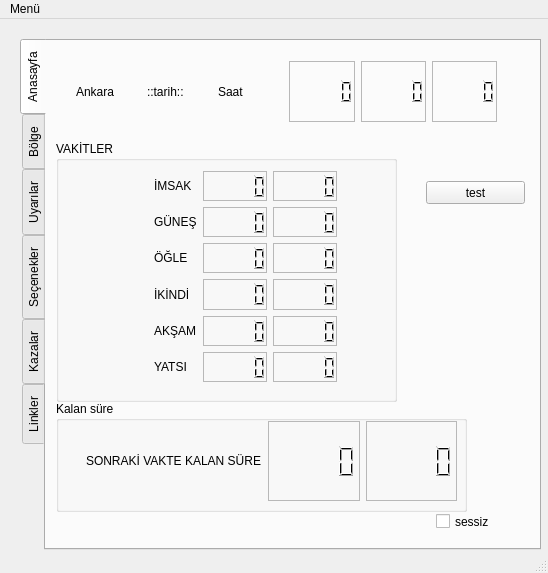
<?xml version="1.0" encoding="UTF-8"?>
<ui version="4.0">
 <class>MainWindow</class>
 <widget class="QMainWindow" name="MainWindow">
  <property name="geometry">
   <rect>
    <x>0</x>
    <y>0</y>
    <width>548</width>
    <height>573</height>
   </rect>
  </property>
  <property name="windowTitle">
   <string>MainWindow</string>
  </property>
  <property name="toolButtonStyle">
   <enum>Qt::ToolButtonIconOnly</enum>
  </property>
  <widget class="QWidget" name="centralwidget">
   <widget class="QWidget" name="gridLayoutWidget">
    <property name="geometry">
     <rect>
      <x>20</x>
      <y>20</y>
      <width>521</width>
      <height>511</height>
     </rect>
    </property>
    <layout class="QGridLayout" name="gridLayout">
     <item row="0" column="0">
      <widget class="QTabWidget" name="tabWidget">
       <property name="enabled">
        <bool>true</bool>
       </property>
       <property name="tabPosition">
        <enum>QTabWidget::West</enum>
       </property>
       <property name="tabShape">
        <enum>QTabWidget::Rounded</enum>
       </property>
       <property name="currentIndex">
        <number>0</number>
       </property>
       <property name="elideMode">
        <enum>Qt::ElideNone</enum>
       </property>
       <property name="documentMode">
        <bool>false</bool>
       </property>
       <property name="movable">
        <bool>true</bool>
       </property>
       <widget class="QWidget" name="tab">
        <attribute name="title">
         <string>Anasayfa</string>
        </attribute>
        <widget class="QGroupBox" name="groupBox_2">
         <property name="geometry">
          <rect>
           <x>10</x>
           <y>100</y>
           <width>341</width>
           <height>261</height>
          </rect>
         </property>
         <property name="title">
          <string>VAKİTLER</string>
         </property>
         <property name="flat">
          <bool>false</bool>
         </property>
         <property name="checkable">
          <bool>false</bool>
         </property>
         <widget class="QWidget" name="gridLayoutWidget_2">
          <property name="geometry">
           <rect>
            <x>50</x>
            <y>30</y>
            <width>231</width>
            <height>211</height>
           </rect>
          </property>
          <layout class="QGridLayout" name="gridLayout_2">
           <item row="6" column="1">
            <widget class="QLabel" name="label_5">
             <property name="text">
              <string>YATSI</string>
             </property>
            </widget>
           </item>
           <item row="5" column="2">
            <widget class="QLCDNumber" name="lcdNumberMaghribHour">
             <property name="frameShape">
              <enum>QFrame::StyledPanel</enum>
             </property>
             <property name="frameShadow">
              <enum>QFrame::Sunken</enum>
             </property>
             <property name="lineWidth">
              <number>1</number>
             </property>
             <property name="smallDecimalPoint">
              <bool>false</bool>
             </property>
             <property name="segmentStyle">
              <enum>QLCDNumber::Filled</enum>
             </property>
            </widget>
           </item>
           <item row="4" column="0">
            <spacer name="horizontalSpacer_3">
             <property name="orientation">
              <enum>Qt::Horizontal</enum>
             </property>
             <property name="sizeHint" stdset="0">
              <size>
               <width>40</width>
               <height>20</height>
              </size>
             </property>
            </spacer>
           </item>
           <item row="3" column="0">
            <spacer name="horizontalSpacer_2">
             <property name="orientation">
              <enum>Qt::Horizontal</enum>
             </property>
             <property name="sizeHint" stdset="0">
              <size>
               <width>40</width>
               <height>20</height>
              </size>
             </property>
            </spacer>
           </item>
           <item row="5" column="1">
            <widget class="QLabel" name="label_4">
             <property name="text">
              <string>AKŞAM</string>
             </property>
            </widget>
           </item>
           <item row="3" column="1">
            <widget class="QLabel" name="label_2">
             <property name="text">
              <string>ÖĞLE</string>
             </property>
            </widget>
           </item>
           <item row="1" column="2">
            <widget class="QLCDNumber" name="lcdNumberFajrHour">
             <property name="frameShape">
              <enum>QFrame::StyledPanel</enum>
             </property>
             <property name="frameShadow">
              <enum>QFrame::Sunken</enum>
             </property>
             <property name="lineWidth">
              <number>1</number>
             </property>
             <property name="smallDecimalPoint">
              <bool>false</bool>
             </property>
             <property name="segmentStyle">
              <enum>QLCDNumber::Filled</enum>
             </property>
            </widget>
           </item>
           <item row="6" column="0">
            <spacer name="horizontalSpacer_5">
             <property name="orientation">
              <enum>Qt::Horizontal</enum>
             </property>
             <property name="sizeHint" stdset="0">
              <size>
               <width>40</width>
               <height>20</height>
              </size>
             </property>
            </spacer>
           </item>
           <item row="2" column="0">
            <spacer name="horizontalSpacer_6">
             <property name="orientation">
              <enum>Qt::Horizontal</enum>
             </property>
             <property name="sizeHint" stdset="0">
              <size>
               <width>40</width>
               <height>20</height>
              </size>
             </property>
            </spacer>
           </item>
           <item row="6" column="2">
            <widget class="QLCDNumber" name="lcdNumberIshaHour">
             <property name="frameShape">
              <enum>QFrame::StyledPanel</enum>
             </property>
             <property name="frameShadow">
              <enum>QFrame::Sunken</enum>
             </property>
             <property name="lineWidth">
              <number>1</number>
             </property>
             <property name="smallDecimalPoint">
              <bool>false</bool>
             </property>
             <property name="segmentStyle">
              <enum>QLCDNumber::Filled</enum>
             </property>
            </widget>
           </item>
           <item row="1" column="1">
            <widget class="QLabel" name="label">
             <property name="text">
              <string>İMSAK</string>
             </property>
            </widget>
           </item>
           <item row="4" column="2">
            <widget class="QLCDNumber" name="lcdNumberAsrHour">
             <property name="frameShape">
              <enum>QFrame::StyledPanel</enum>
             </property>
             <property name="frameShadow">
              <enum>QFrame::Sunken</enum>
             </property>
             <property name="lineWidth">
              <number>1</number>
             </property>
             <property name="smallDecimalPoint">
              <bool>false</bool>
             </property>
             <property name="segmentStyle">
              <enum>QLCDNumber::Filled</enum>
             </property>
            </widget>
           </item>
           <item row="4" column="1">
            <widget class="QLabel" name="label_3">
             <property name="text">
              <string>İKİNDİ</string>
             </property>
            </widget>
           </item>
           <item row="3" column="2">
            <widget class="QLCDNumber" name="lcdNumberDhuhrHour">
             <property name="frameShape">
              <enum>QFrame::StyledPanel</enum>
             </property>
             <property name="frameShadow">
              <enum>QFrame::Sunken</enum>
             </property>
             <property name="lineWidth">
              <number>1</number>
             </property>
             <property name="smallDecimalPoint">
              <bool>false</bool>
             </property>
             <property name="segmentStyle">
              <enum>QLCDNumber::Filled</enum>
             </property>
            </widget>
           </item>
           <item row="5" column="0">
            <spacer name="horizontalSpacer_4">
             <property name="orientation">
              <enum>Qt::Horizontal</enum>
             </property>
             <property name="sizeHint" stdset="0">
              <size>
               <width>40</width>
               <height>20</height>
              </size>
             </property>
            </spacer>
           </item>
           <item row="2" column="1">
            <widget class="QLabel" name="label_24">
             <property name="text">
              <string>GÜNEŞ</string>
             </property>
            </widget>
           </item>
           <item row="2" column="2">
            <widget class="QLCDNumber" name="lcdNumberSunriseHour">
             <property name="frameShape">
              <enum>QFrame::StyledPanel</enum>
             </property>
             <property name="frameShadow">
              <enum>QFrame::Sunken</enum>
             </property>
             <property name="lineWidth">
              <number>1</number>
             </property>
             <property name="smallDecimalPoint">
              <bool>false</bool>
             </property>
             <property name="segmentStyle">
              <enum>QLCDNumber::Filled</enum>
             </property>
            </widget>
           </item>
           <item row="1" column="0">
            <spacer name="horizontalSpacer">
             <property name="orientation">
              <enum>Qt::Horizontal</enum>
             </property>
             <property name="sizeHint" stdset="0">
              <size>
               <width>40</width>
               <height>20</height>
              </size>
             </property>
            </spacer>
           </item>
           <item row="6" column="3">
            <widget class="QLCDNumber" name="lcdNumberIshaMinute">
             <property name="frameShape">
              <enum>QFrame::StyledPanel</enum>
             </property>
             <property name="frameShadow">
              <enum>QFrame::Sunken</enum>
             </property>
             <property name="lineWidth">
              <number>1</number>
             </property>
             <property name="smallDecimalPoint">
              <bool>false</bool>
             </property>
             <property name="segmentStyle">
              <enum>QLCDNumber::Filled</enum>
             </property>
            </widget>
           </item>
           <item row="5" column="3">
            <widget class="QLCDNumber" name="lcdNumberMaghribMinute">
             <property name="frameShape">
              <enum>QFrame::StyledPanel</enum>
             </property>
             <property name="frameShadow">
              <enum>QFrame::Sunken</enum>
             </property>
             <property name="lineWidth">
              <number>1</number>
             </property>
             <property name="smallDecimalPoint">
              <bool>false</bool>
             </property>
             <property name="segmentStyle">
              <enum>QLCDNumber::Filled</enum>
             </property>
            </widget>
           </item>
           <item row="4" column="3">
            <widget class="QLCDNumber" name="lcdNumberAsrMinute">
             <property name="frameShape">
              <enum>QFrame::StyledPanel</enum>
             </property>
             <property name="frameShadow">
              <enum>QFrame::Sunken</enum>
             </property>
             <property name="lineWidth">
              <number>1</number>
             </property>
             <property name="smallDecimalPoint">
              <bool>false</bool>
             </property>
             <property name="segmentStyle">
              <enum>QLCDNumber::Filled</enum>
             </property>
            </widget>
           </item>
           <item row="3" column="3">
            <widget class="QLCDNumber" name="lcdNumberDhuhrMinute">
             <property name="frameShape">
              <enum>QFrame::StyledPanel</enum>
             </property>
             <property name="frameShadow">
              <enum>QFrame::Sunken</enum>
             </property>
             <property name="lineWidth">
              <number>1</number>
             </property>
             <property name="smallDecimalPoint">
              <bool>false</bool>
             </property>
             <property name="segmentStyle">
              <enum>QLCDNumber::Filled</enum>
             </property>
            </widget>
           </item>
           <item row="2" column="3">
            <widget class="QLCDNumber" name="lcdNumberSunriseMinute">
             <property name="frameShape">
              <enum>QFrame::StyledPanel</enum>
             </property>
             <property name="frameShadow">
              <enum>QFrame::Sunken</enum>
             </property>
             <property name="lineWidth">
              <number>1</number>
             </property>
             <property name="smallDecimalPoint">
              <bool>false</bool>
             </property>
             <property name="segmentStyle">
              <enum>QLCDNumber::Filled</enum>
             </property>
            </widget>
           </item>
           <item row="1" column="3">
            <widget class="QLCDNumber" name="lcdNumberFajrMinute">
             <property name="frameShape">
              <enum>QFrame::StyledPanel</enum>
             </property>
             <property name="frameShadow">
              <enum>QFrame::Sunken</enum>
             </property>
             <property name="lineWidth">
              <number>1</number>
             </property>
             <property name="smallDecimalPoint">
              <bool>false</bool>
             </property>
             <property name="segmentStyle">
              <enum>QLCDNumber::Filled</enum>
             </property>
            </widget>
           </item>
          </layout>
         </widget>
        </widget>
        <widget class="QCheckBox" name="checkBox_13">
         <property name="geometry">
          <rect>
           <x>390</x>
           <y>470</y>
           <width>86</width>
           <height>21</height>
          </rect>
         </property>
         <property name="text">
          <string>sessiz</string>
         </property>
        </widget>
        <widget class="QWidget" name="gridLayoutWidget_7">
         <property name="geometry">
          <rect>
           <x>30</x>
           <y>20</y>
           <width>421</width>
           <height>61</height>
          </rect>
         </property>
         <layout class="QGridLayout" name="gridLayout_8">
          <item row="1" column="2">
           <widget class="QLabel" name="label_6">
            <property name="text">
             <string>Saat</string>
            </property>
           </widget>
          </item>
          <item row="1" column="1">
           <widget class="QLabel" name="labelCurrentDate">
            <property name="text">
             <string>::tarih::</string>
            </property>
           </widget>
          </item>
          <item row="1" column="0">
           <widget class="QLabel" name="labelCurrentCity">
            <property name="text">
             <string>Ankara</string>
            </property>
           </widget>
          </item>
          <item row="1" column="4">
           <widget class="QLCDNumber" name="lcdNumberCurrentMinute">
            <property name="frameShape">
             <enum>QFrame::StyledPanel</enum>
            </property>
            <property name="frameShadow">
             <enum>QFrame::Sunken</enum>
            </property>
            <property name="lineWidth">
             <number>1</number>
            </property>
            <property name="smallDecimalPoint">
             <bool>false</bool>
            </property>
            <property name="segmentStyle">
             <enum>QLCDNumber::Filled</enum>
            </property>
           </widget>
          </item>
          <item row="1" column="3">
           <widget class="QLCDNumber" name="lcdNumberCurrentHour">
            <property name="frameShape">
             <enum>QFrame::StyledPanel</enum>
            </property>
            <property name="frameShadow">
             <enum>QFrame::Sunken</enum>
            </property>
            <property name="lineWidth">
             <number>1</number>
            </property>
            <property name="smallDecimalPoint">
             <bool>false</bool>
            </property>
            <property name="segmentStyle">
             <enum>QLCDNumber::Filled</enum>
            </property>
           </widget>
          </item>
          <item row="1" column="5">
           <widget class="QLCDNumber" name="lcdNumberCurrentSecond">
            <property name="frameShape">
             <enum>QFrame::StyledPanel</enum>
            </property>
            <property name="frameShadow">
             <enum>QFrame::Sunken</enum>
            </property>
            <property name="lineWidth">
             <number>1</number>
            </property>
            <property name="smallDecimalPoint">
             <bool>false</bool>
            </property>
            <property name="segmentStyle">
             <enum>QLCDNumber::Filled</enum>
            </property>
           </widget>
          </item>
         </layout>
        </widget>
        <widget class="QWidget" name="horizontalLayoutWidget">
         <property name="geometry">
          <rect>
           <x>40</x>
           <y>380</y>
           <width>371</width>
           <height>80</height>
          </rect>
         </property>
         <layout class="QHBoxLayout" name="horizontalLayout">
          <item>
           <widget class="QLabel" name="labelNextPrayer">
            <property name="text">
             <string>SONRAKİ VAKTE KALAN SÜRE</string>
            </property>
           </widget>
          </item>
          <item>
           <widget class="QLCDNumber" name="lcdNumberNextPrayerHour">
            <property name="frameShape">
             <enum>QFrame::StyledPanel</enum>
            </property>
            <property name="frameShadow">
             <enum>QFrame::Sunken</enum>
            </property>
            <property name="lineWidth">
             <number>1</number>
            </property>
            <property name="smallDecimalPoint">
             <bool>false</bool>
            </property>
            <property name="segmentStyle">
             <enum>QLCDNumber::Filled</enum>
            </property>
           </widget>
          </item>
          <item>
           <widget class="QLCDNumber" name="lcdNumberNextPrayerMinute">
            <property name="frameShape">
             <enum>QFrame::StyledPanel</enum>
            </property>
            <property name="frameShadow">
             <enum>QFrame::Sunken</enum>
            </property>
            <property name="lineWidth">
             <number>1</number>
            </property>
            <property name="smallDecimalPoint">
             <bool>false</bool>
            </property>
            <property name="segmentStyle">
             <enum>QLCDNumber::Filled</enum>
            </property>
           </widget>
          </item>
         </layout>
        </widget>
        <widget class="QGroupBox" name="groupBox_6">
         <property name="geometry">
          <rect>
           <x>10</x>
           <y>360</y>
           <width>411</width>
           <height>111</height>
          </rect>
         </property>
         <property name="title">
          <string>Kalan süre</string>
         </property>
        </widget>
        <widget class="QPushButton" name="testbutton">
         <property name="geometry">
          <rect>
           <x>380</x>
           <y>140</y>
           <width>99</width>
           <height>23</height>
          </rect>
         </property>
         <property name="text">
          <string>test</string>
         </property>
        </widget>
        <zorder>groupBox_6</zorder>
        <zorder>groupBox_2</zorder>
        <zorder>checkBox_13</zorder>
        <zorder>gridLayoutWidget_7</zorder>
        <zorder>horizontalLayoutWidget</zorder>
        <zorder>testbutton</zorder>
       </widget>
       <widget class="QWidget" name="tab_2">
        <attribute name="title">
         <string>Bölge</string>
        </attribute>
        <widget class="QGroupBox" name="groupBox_3">
         <property name="geometry">
          <rect>
           <x>20</x>
           <y>0</y>
           <width>451</width>
           <height>261</height>
          </rect>
         </property>
         <property name="title">
          <string>GroupBox</string>
         </property>
         <widget class="QWidget" name="gridLayoutWidget_3">
          <property name="geometry">
           <rect>
            <x>10</x>
            <y>30</y>
            <width>411</width>
            <height>211</height>
           </rect>
          </property>
          <layout class="QGridLayout" name="gridLayout_3">
           <item row="0" column="0">
            <widget class="QLabel" name="labelCountry">
             <property name="text">
              <string>ÜLKE</string>
             </property>
            </widget>
           </item>
           <item row="1" column="0">
            <widget class="QLabel" name="labelCity">
             <property name="text">
              <string>ŞEHİR</string>
             </property>
            </widget>
           </item>
           <item row="2" column="0">
            <widget class="QLabel" name="labelDistrict">
             <property name="text">
              <string>İLÇE</string>
             </property>
            </widget>
           </item>
           <item row="3" column="0">
            <widget class="QLabel" name="labelTown">
             <property name="text">
              <string>KÖY/KASABA</string>
             </property>
            </widget>
           </item>
           <item row="0" column="1">
            <widget class="QComboBox" name="comboBoxSelectCountry">
             <item>
              <property name="text">
               <string>türkei</string>
              </property>
             </item>
            </widget>
           </item>
           <item row="1" column="1">
            <widget class="QComboBox" name="comboBoxSelectCity"/>
           </item>
           <item row="2" column="1">
            <widget class="QComboBox" name="comboBoxSelectDistrict">
             <property name="enabled">
              <bool>false</bool>
             </property>
            </widget>
           </item>
           <item row="3" column="1">
            <widget class="QComboBox" name="comboBoxSelectTown">
             <property name="enabled">
              <bool>false</bool>
             </property>
            </widget>
           </item>
          </layout>
         </widget>
        </widget>
        <widget class="QDialogButtonBox" name="buttonBox_2">
         <property name="geometry">
          <rect>
           <x>160</x>
           <y>400</y>
           <width>160</width>
           <height>25</height>
          </rect>
         </property>
         <property name="standardButtons">
          <set>QDialogButtonBox::Cancel|QDialogButtonBox::Ok</set>
         </property>
        </widget>
       </widget>
       <widget class="QWidget" name="tab_3">
        <attribute name="title">
         <string>Uyarılar</string>
        </attribute>
        <widget class="QWidget" name="gridLayoutWidget_4">
         <property name="geometry">
          <rect>
           <x>20</x>
           <y>10</y>
           <width>451</width>
           <height>301</height>
          </rect>
         </property>
         <layout class="QGridLayout" name="gridLayout_4">
          <item row="0" column="1">
           <widget class="QSpinBox" name="spinBoxFacrWarn"/>
          </item>
          <item row="2" column="1">
           <widget class="QSpinBox" name="spinBoxAsrWarn"/>
          </item>
          <item row="6" column="1">
           <widget class="QDialogButtonBox" name="buttonBox">
            <property name="standardButtons">
             <set>QDialogButtonBox::Cancel|QDialogButtonBox::Save</set>
            </property>
           </widget>
          </item>
          <item row="2" column="0">
           <widget class="QCheckBox" name="checkBoxAsrWarn">
            <property name="text">
             <string>İkindi</string>
            </property>
           </widget>
          </item>
          <item row="1" column="1">
           <widget class="QSpinBox" name="spinBoxDhuhrWarn"/>
          </item>
          <item row="3" column="1">
           <widget class="QSpinBox" name="spinBoxMaghribWarn"/>
          </item>
          <item row="3" column="0">
           <widget class="QCheckBox" name="checkBoxMaghribWarn">
            <property name="text">
             <string>Akşam</string>
            </property>
           </widget>
          </item>
          <item row="1" column="0">
           <widget class="QCheckBox" name="checkBoxDhuhrWarn">
            <property name="text">
             <string>Öğle</string>
            </property>
           </widget>
          </item>
          <item row="4" column="0">
           <widget class="QCheckBox" name="checkBoxIshaWarn">
            <property name="text">
             <string>Yatsı</string>
            </property>
           </widget>
          </item>
          <item row="4" column="1">
           <widget class="QSpinBox" name="spinBoxIshaWarn"/>
          </item>
          <item row="0" column="0">
           <widget class="QCheckBox" name="checkBoxFajrWarn">
            <property name="text">
             <string>İmsak</string>
            </property>
           </widget>
          </item>
         </layout>
        </widget>
        <widget class="QGroupBox" name="groupBox_4">
         <property name="geometry">
          <rect>
           <x>10</x>
           <y>0</y>
           <width>471</width>
           <height>271</height>
          </rect>
         </property>
         <property name="title">
          <string>Vakit Uyarıları</string>
         </property>
        </widget>
        <zorder>groupBox_4</zorder>
        <zorder>gridLayoutWidget_4</zorder>
       </widget>
       <widget class="QWidget" name="tab_4">
        <attribute name="title">
         <string>Seçenekler</string>
        </attribute>
        <widget class="QWidget" name="gridLayoutWidget_5">
         <property name="geometry">
          <rect>
           <x>0</x>
           <y>10</y>
           <width>483</width>
           <height>281</height>
          </rect>
         </property>
         <layout class="QGridLayout" name="gridLayout_6">
          <item row="5" column="0">
           <widget class="QCheckBox" name="checkBoxPlayWarnSound">
            <property name="text">
             <string>Uyarı sesleri çal</string>
            </property>
           </widget>
          </item>
          <item row="3" column="0">
           <widget class="QCheckBox" name="checkBoxShowInTray">
            <property name="text">
             <string>Sistem tepsisinde simge göster</string>
            </property>
           </widget>
          </item>
          <item row="7" column="0">
           <widget class="QLabel" name="label_12">
            <property name="text">
             <string>ezan sesi</string>
            </property>
           </widget>
          </item>
          <item row="4" column="0">
           <widget class="QCheckBox" name="checkBoxPlayAdhan">
            <property name="text">
             <string>Vakitlerde ezan oku</string>
            </property>
           </widget>
          </item>
          <item row="6" column="0">
           <widget class="QCheckBox" name="checkBoxMuteInAdhanTime">
            <property name="text">
             <string>Ezan vaktinde sesi kapat</string>
            </property>
           </widget>
          </item>
          <item row="9" column="0">
           <widget class="QLabel" name="label_16">
            <property name="text">
             <string>kapatma ayarı</string>
            </property>
           </widget>
          </item>
          <item row="8" column="0">
           <widget class="QLabel" name="label_26">
            <property name="text">
             <string>uyarı sesi</string>
            </property>
           </widget>
          </item>
          <item row="9" column="1">
           <widget class="QComboBox" name="comboBoxCloseOption"/>
          </item>
          <item row="11" column="1">
           <widget class="QDialogButtonBox" name="buttonBox_4">
            <property name="standardButtons">
             <set>QDialogButtonBox::Cancel|QDialogButtonBox::Save</set>
            </property>
           </widget>
          </item>
          <item row="7" column="1">
           <widget class="QToolButton" name="toolButton">
            <property name="text">
             <string>...</string>
            </property>
           </widget>
          </item>
          <item row="8" column="1">
           <widget class="QToolButton" name="toolButton_2">
            <property name="text">
             <string>...</string>
            </property>
           </widget>
          </item>
         </layout>
        </widget>
       </widget>
       <widget class="QWidget" name="tab_5">
        <attribute name="title">
         <string>Kazalar</string>
        </attribute>
        <widget class="QGroupBox" name="groupBox_5">
         <property name="geometry">
          <rect>
           <x>10</x>
           <y>0</y>
           <width>311</width>
           <height>311</height>
          </rect>
         </property>
         <property name="title">
          <string>GroupBox</string>
         </property>
         <widget class="QWidget" name="gridLayoutWidget_6">
          <property name="geometry">
           <rect>
            <x>40</x>
            <y>30</y>
            <width>231</width>
            <height>261</height>
           </rect>
          </property>
          <layout class="QGridLayout" name="gridLayout_7">
           <item row="2" column="0">
            <widget class="QLabel" name="label_21">
             <property name="text">
              <string>Öğle</string>
             </property>
            </widget>
           </item>
           <item row="0" column="0">
            <widget class="QLabel" name="label_22">
             <property name="text">
              <string>Sabah</string>
             </property>
            </widget>
           </item>
           <item row="4" column="0">
            <widget class="QLabel" name="label_19">
             <property name="text">
              <string>Akşam</string>
             </property>
            </widget>
           </item>
           <item row="3" column="0">
            <widget class="QLabel" name="label_20">
             <property name="text">
              <string>İkindi</string>
             </property>
            </widget>
           </item>
           <item row="5" column="0">
            <widget class="QLabel" name="label_18">
             <property name="text">
              <string>Yatsı</string>
             </property>
            </widget>
           </item>
           <item row="2" column="1">
            <widget class="QSpinBox" name="spinBoxZuhrCount"/>
           </item>
           <item row="3" column="1">
            <widget class="QSpinBox" name="spinBoxAsrCount"/>
           </item>
           <item row="4" column="1">
            <widget class="QSpinBox" name="spinBoxMaghribCount"/>
           </item>
           <item row="5" column="1">
            <widget class="QSpinBox" name="spinBoxIshaCount"/>
           </item>
           <item row="0" column="1">
            <widget class="QSpinBox" name="spinBoxFajrCount"/>
           </item>
          </layout>
         </widget>
        </widget>
       </widget>
       <widget class="QWidget" name="tab_6">
        <attribute name="title">
         <string>Linkler</string>
        </attribute>
        <widget class="QWidget" name="gridLayoutWidget_8">
         <property name="geometry">
          <rect>
           <x>140</x>
           <y>90</y>
           <width>181</width>
           <height>121</height>
          </rect>
         </property>
         <layout class="QGridLayout" name="gridLayout_5">
          <item row="1" column="1">
           <widget class="QPushButton" name="pushButton_2">
            <property name="text">
             <string>PushButton</string>
            </property>
           </widget>
          </item>
          <item row="0" column="1">
           <widget class="QPushButton" name="pushButton_first">
            <property name="text">
             <string>PushButton</string>
            </property>
           </widget>
          </item>
          <item row="2" column="1">
           <widget class="QPushButton" name="pushButton_3">
            <property name="text">
             <string>PushButton</string>
            </property>
           </widget>
          </item>
          <item row="0" column="0">
           <widget class="QLabel" name="label_14">
            <property name="text">
             <string>TextLabel</string>
            </property>
           </widget>
          </item>
          <item row="1" column="0">
           <widget class="QLabel" name="label_15">
            <property name="text">
             <string>TextLabel</string>
            </property>
           </widget>
          </item>
          <item row="2" column="0">
           <widget class="QLabel" name="label_17">
            <property name="text">
             <string>TextLabel</string>
            </property>
           </widget>
          </item>
         </layout>
        </widget>
       </widget>
      </widget>
     </item>
    </layout>
   </widget>
  </widget>
  <widget class="QMenuBar" name="menubar">
   <property name="geometry">
    <rect>
     <x>0</x>
     <y>0</y>
     <width>548</width>
     <height>20</height>
    </rect>
   </property>
   <widget class="QMenu" name="menuMen">
    <property name="title">
     <string>Menü</string>
    </property>
    <widget class="QMenu" name="menuG_r_n_m">
     <property name="title">
      <string>Görünüm</string>
     </property>
     <addaction name="actionBespin"/>
     <addaction name="actionCleanlooks"/>
     <addaction name="actionGTK"/>
     <addaction name="actionPlastique"/>
     <addaction name="actionWindows"/>
     <addaction name="actionQtcurve"/>
     <addaction name="actionMotif"/>
     <addaction name="actionCDE"/>
     <addaction name="actionOxygen"/>
    </widget>
    <widget class="QMenu" name="menuGizle">
     <property name="title">
      <string>Gizle</string>
     </property>
    </widget>
    <addaction name="menuGizle"/>
    <addaction name="menuG_r_n_m"/>
    <addaction name="actionG_ncelle_2"/>
    <addaction name="action_k"/>
   </widget>
   <addaction name="menuMen"/>
  </widget>
  <widget class="QStatusBar" name="statusbar"/>
  <action name="action_k">
   <property name="text">
    <string>Çıkış</string>
   </property>
  </action>
  <action name="actionCleanlooks">
   <property name="text">
    <string>Cleanlooks</string>
   </property>
   <property name="softKeyRole">
    <enum>QAction::NoSoftKey</enum>
   </property>
  </action>
  <action name="actionGTK">
   <property name="text">
    <string>GTK+</string>
   </property>
  </action>
  <action name="actionPlastique">
   <property name="text">
    <string>Plastique</string>
   </property>
  </action>
  <action name="actionWindows">
   <property name="text">
    <string>Windows</string>
   </property>
  </action>
  <action name="actionG_ncelle_2">
   <property name="text">
    <string>Güncelle</string>
   </property>
  </action>
  <action name="actionBespin">
   <property name="text">
    <string>Bespin</string>
   </property>
  </action>
  <action name="actionQtcurve">
   <property name="text">
    <string>Qtcurve</string>
   </property>
  </action>
  <action name="actionMotif">
   <property name="text">
    <string>Motif</string>
   </property>
  </action>
  <action name="actionCDE">
   <property name="text">
    <string>CDE</string>
   </property>
  </action>
  <action name="actionOxygen">
   <property name="text">
    <string>Oxygen</string>
   </property>
  </action>
 </widget>
 <resources/>
 <connections/>
</ui>
